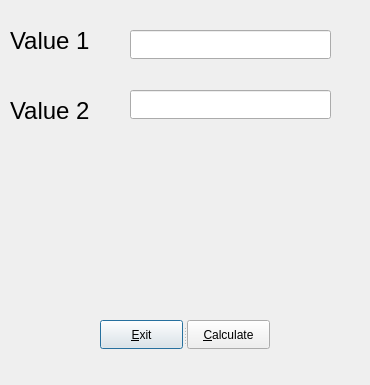
<?xml version="1.0" encoding="UTF-8"?>
<ui version="4.0">
 <class>Dialog</class>
 <widget class="QDialog" name="Dialog">
  <property name="geometry">
   <rect>
    <x>0</x>
    <y>0</y>
    <width>370</width>
    <height>385</height>
   </rect>
  </property>
  <property name="minimumSize">
   <size>
    <width>370</width>
    <height>385</height>
   </size>
  </property>
  <property name="maximumSize">
   <size>
    <width>370</width>
    <height>385</height>
   </size>
  </property>
  <property name="windowTitle">
   <string>SimpleGUI</string>
  </property>
  <widget class="QLineEdit" name="txt1">
   <property name="geometry">
    <rect>
     <x>130</x>
     <y>30</y>
     <width>201</width>
     <height>29</height>
    </rect>
   </property>
  </widget>
  <widget class="QLineEdit" name="txt2">
   <property name="geometry">
    <rect>
     <x>130</x>
     <y>90</y>
     <width>201</width>
     <height>29</height>
    </rect>
   </property>
  </widget>
  <widget class="QLabel" name="label">
   <property name="geometry">
    <rect>
     <x>10</x>
     <y>20</y>
     <width>111</width>
     <height>41</height>
    </rect>
   </property>
   <property name="font">
    <font>
     <pointsize>18</pointsize>
    </font>
   </property>
   <property name="text">
    <string>Value 1</string>
   </property>
  </widget>
  <widget class="QLabel" name="label_2">
   <property name="geometry">
    <rect>
     <x>10</x>
     <y>90</y>
     <width>101</width>
     <height>41</height>
    </rect>
   </property>
   <property name="font">
    <font>
     <pointsize>18</pointsize>
    </font>
   </property>
   <property name="text">
    <string>Value 2</string>
   </property>
  </widget>
  <widget class="QLabel" name="lbl_out">
   <property name="geometry">
    <rect>
     <x>110</x>
     <y>210</y>
     <width>141</width>
     <height>51</height>
    </rect>
   </property>
   <property name="font">
    <font>
     <pointsize>22</pointsize>
    </font>
   </property>
   <property name="text">
    <string/>
   </property>
  </widget>
  <widget class="QSplitter" name="splitter">
   <property name="geometry">
    <rect>
     <x>100</x>
     <y>320</y>
     <width>170</width>
     <height>29</height>
    </rect>
   </property>
   <property name="orientation">
    <enum>Qt::Horizontal</enum>
   </property>
   <widget class="QPushButton" name="btn_exit">
    <property name="text">
     <string>&amp;Exit</string>
    </property>
   </widget>
   <widget class="QPushButton" name="btn_cal">
    <property name="text">
     <string>&amp;Calculate</string>
    </property>
   </widget>
  </widget>
 </widget>
 <resources/>
 <connections/>
</ui>
